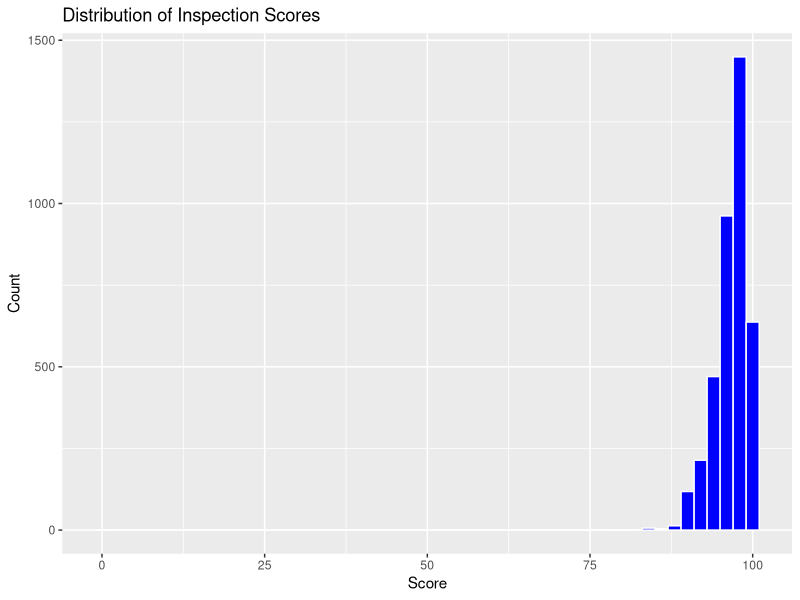
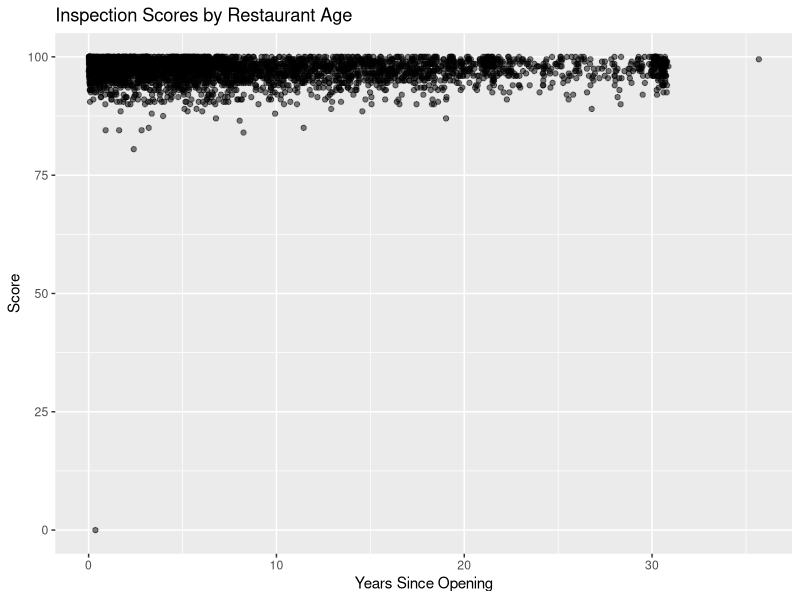
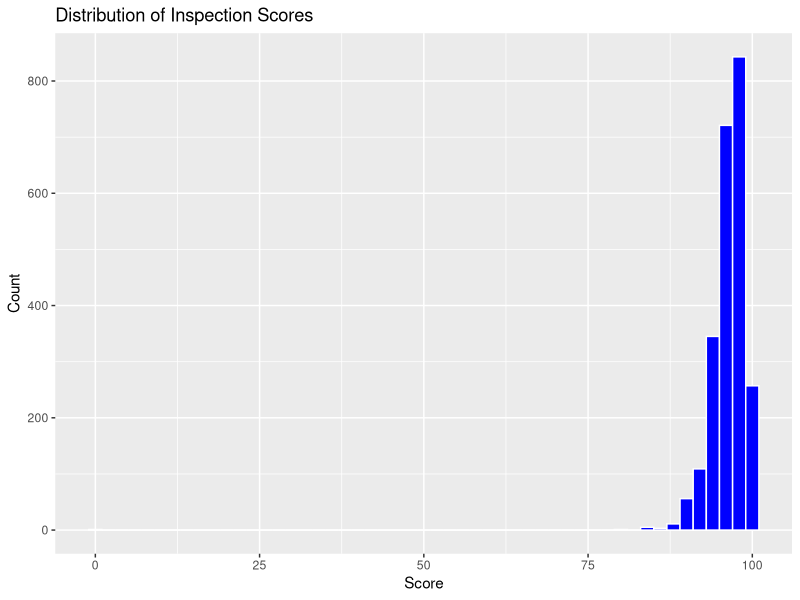
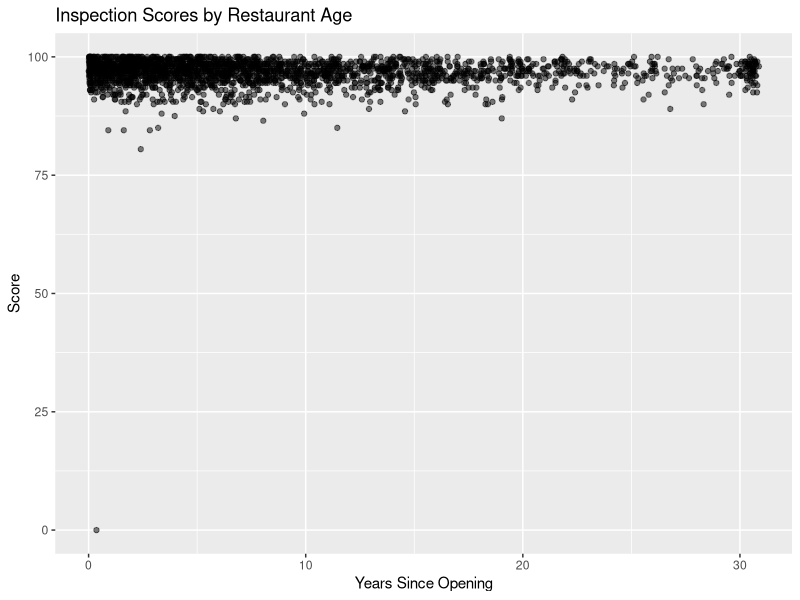

Reproduce these figures in R, in order.
## ---- chunk 1
library(tidyverse)
library(lubridate)
library(kableExtra)
#loading neccessary libraries

inspections <- read_csv("restaurant_inspections.csv") #loading data set into a df called inspections

inspections <- inspections %>%
  mutate(
    # Convert date columns to proper datetime format
    DATE_ = ymd_hms(DATE_),
    RESTAURANTOPENDATE = ymd_hms(RESTAURANTOPENDATE),
    
    # Standardize city names for question 3
    CITY = str_to_upper(CITY) %>% 
      recode("RTP" = "RESEARCH TRIANGLE PARK",
             "CARY" = "CARY",
             "Apex" = "APEX",
             "RALEIGH" = "RALEIGH",
             "FUQUAY-VARINA" = "FUQUAY VARINA",
             "HOLLY SPRING" = "HOLLY SPRINGS",
             "MORRISVILE" = "MORRISVILLE",
              ) 
  )
## ---- chunk 2
ggplot(inspections, aes(SCORE)) +
  geom_histogram(binwidth = 2, fill = "blue", color = "white") +
  labs(title = "Distribution of Inspection Scores",
       x = "Score", y = "Count")

#essentially creating a histogram with score as the x axis and count as the y axis, showing the distribution of scores
## ---- chunk 3
inspections %>%
  mutate(restaurant_age = time_length(DATE_ - RESTAURANTOPENDATE, "years")) %>% #Essentially what is happening here is calculating how long it's been since they've opened, using the time_length function
  ggplot(aes(restaurant_age, SCORE)) +
  geom_point(alpha = 0.5) +       # Add transparency for overlapping points
  labs(title = "Inspection Scores by Restaurant Age",
       x = "Years Since Opening", y = "Score")
#We don't really see any trend visually
## ---- chunk 4
city_scores <- inspections %>%
  group_by(CITY) %>%
  summarise(
    avg_score = mean(SCORE, na.rm = TRUE),
    n_inspections = n(),  # Count number of inspections per city
    .groups = "drop"
  )

# Create formatted table with kableExtra
kable(city_scores, caption = "Average Scores by City") %>%
  kable_styling()

#Average score seems to have very minimal variation between cities
## ---- chunk 5
# Calculate inspector performance metrics
inspector_scores <- inspections %>%
  group_by(INSPECTOR) %>%
  summarise(
    avg_score = mean(SCORE, na.rm = TRUE),
    n_inspections = n(),
    .groups = "drop"
  ) %>%
  arrange(desc(avg_score))  # arranging by highest avg score
#Essentially finding highest avg scores by inspector
kable(head(inspector_scores, 200), caption = "Inspectors by Average Score") %>%
  kable_styling()


## ---- chunk 6
inspections %>%
  mutate(is_restaurant = FACILITYTYPE == "Restaurant") %>%
  group_by(is_restaurant) %>%
  summarise(
    avg_score = mean(SCORE, na.rm = TRUE),
    n = n(),  # Total inspections in each group
    .groups = "drop"
  ) %>%
  kable(caption = "Scores by Facility Type") %>%
  kable_styling()
## ---- chunk 7
rest_only <- inspections %>%
  filter(FACILITYTYPE == "Restaurant") #Creates a df with only restaurants

#histogram
ggplot(rest_only, aes(SCORE)) +
  geom_histogram(binwidth = 2, fill = "blue", color = "white") +
  labs(title = "Distribution of Inspection Scores",
       x = "Score", y = "Count")

#new vs old
rest_only %>%
  mutate(restaurant_age = time_length(DATE_ - RESTAURANTOPENDATE, "years")) %>% #Essentially what is happening here is calculating how long it's been since they've opened, using the time_length function
  ggplot(aes(restaurant_age, SCORE)) +
  geom_point(alpha = 0.5) +       # Add transparency for overlapping points
  labs(title = "Inspection Scores by Restaurant Age",
       x = "Years Since Opening", y = "Score")

#by city
rest_city_scores <- rest_only %>%
  group_by(CITY) %>%
  summarise(
    avg_score = mean(SCORE, na.rm = TRUE),
    n_inspections = n(),  # Count number of inspections per city
    .groups = "drop"
  )

# Create formatted table with kableExtra
kable(rest_city_scores, caption = "Average Scores by City") %>%
  kable_styling()

#inspectors
# Calculate inspector performance metrics
rest_inspector_scores <- rest_only %>%
  group_by(INSPECTOR) %>%
  summarise(
    avg_score = mean(SCORE, na.rm = TRUE),
    n_inspections = n(),
    .groups = "drop"
  ) %>%
  arrange(desc(avg_score))  # arranging by highest avg score
#Essentially finding highest avg scores by inspector
kable(head(rest_inspector_scores, 200), caption = "Inspectors by Average Score") %>%
  kable_styling()

#5) Again, sample size where it's less than 5 could yield extreme results where it can skew the overall data
